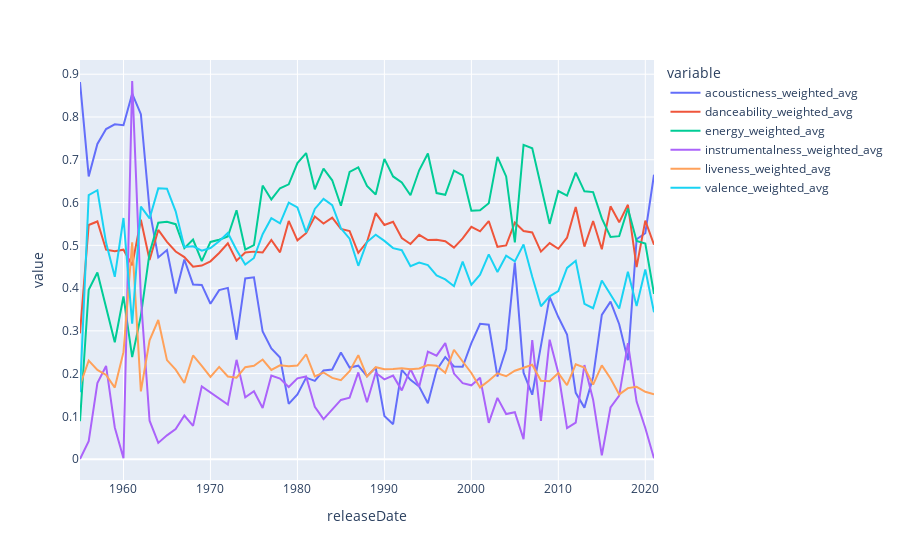

The notebook cell this image was saved under:
### Code cell
fig = px.line(year_data, x='releaseDate', y=sound_features)
fig.show()
